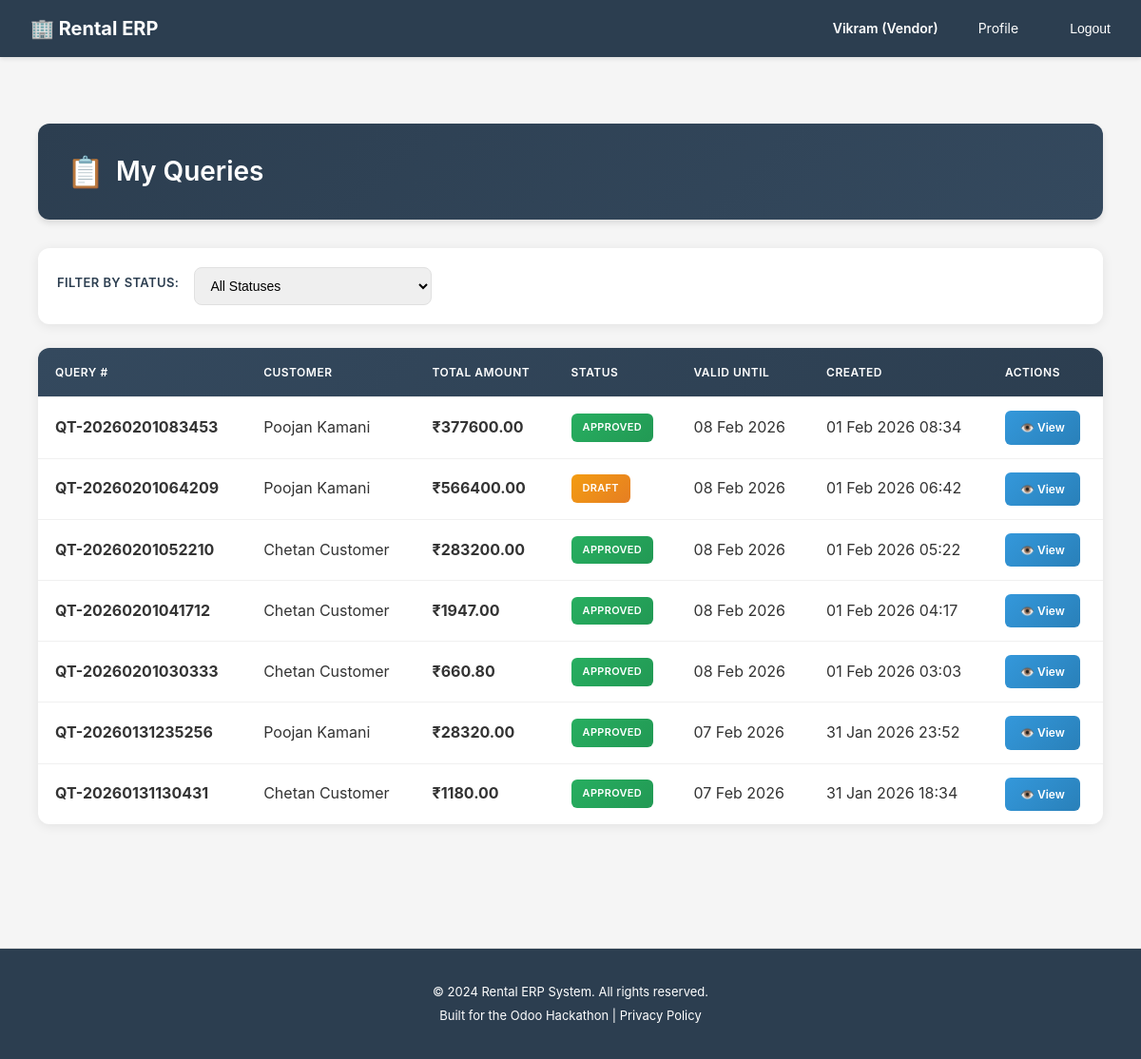
The app's page /rentals/quotation/list/ (signed in) with its own data.
### accounts/models.py (models this page shows, shortened)
class User(AbstractUser):
    ROLE_CHOICES = [
        ('customer', 'Customer'),  # End-user who rents products
        ('vendor', 'Vendor'),      # Business user who owns rental products
        ('admin', 'Admin'),        # System administrator with full access
    ]
    email = models.EmailField(
        unique=True,
        validators=[EmailValidator()],
        help_text="Used for login and notifications"
    )
    role = models.CharField(
        max_length=20,
        choices=ROLE_CHOICES,
        default='customer',
        help_text="Determines user's permissions and accessible features"
    )
    phone = models.CharField(
        max_length=15,
        blank=True,
        null=True,
        validators=[
            RegexValidator(
                regex=r'^\+?1?\d{9,15}$',
                message="Phone number must be entered in the format: '+999999999'. Up to 15 digits allowed."
            )
        ],
        help_text="Contact number for order notifications and support"
    )
    is_verified = models.BooleanField(
        default=False,
        help_text="Email verification status for security"
    )
    totp_secret = models.CharField(
        max_length=32,
        blank=True,
        null=True,
        help_text="TOTP secret key for 2FA (encrypted)"
    )
    totp_enabled = models.BooleanField(
        default=False,
        help_text="Whether TOTP 2FA is enabled for this user"
    )
    created_at = models.DateTimeField(auto_now_add=True)
    updated_at = models.DateTimeField(auto_now=True)
    @property
    def phone_number(self):
        """Property alias for backward compatibility with older view/form code"""
        return self.phone
    USERNAME_FIELD = 'email'
    REQUIRED_FIELDS = ['username', 'first_name', 'last_name']
    class Meta:
        db_table = 'users'
        verbose_name = 'User'
        verbose_name_plural = 'Users'
        ordering = ['-created_at']

### rentals/models.py (models this page shows, shortened)
class Quotation(models.Model):
    STATUS_CHOICES = [
        ('draft', 'Draft'),           # Being edited by customer
        ('sent', 'Sent'),             # Shared with customer for review
        ('confirmed', 'Confirmed'),   # Customer accepted, ready to become order
        ('cancelled', 'Cancelled'),   # Customer abandoned
        ('expired', 'Expired'),       # Validity period passed
    ]
    quotation_number = models.CharField(
        max_length=50,
        unique=True,
        help_text="Auto-generated unique quotation ID (e.g., QT-2026-0001)"
    )
    customer = models.ForeignKey(
        settings.AUTH_USER_MODEL,
        on_delete=models.CASCADE,
        related_name='quotations',
        limit_choices_to={'role': 'customer'},
        help_text="Customer requesting the rental quote"
    )
    status = models.CharField(
        max_length=20,
        choices=STATUS_CHOICES,
        default='draft',
        help_text="Current quotation stage"
    )
    valid_until = models.DateField(
        help_text="Quotation expires after this date (typical: 7-30 days)"
    )
    subtotal = models.DecimalField(
        max_digits=12,
        decimal_places=2,
        default=Decimal('0.00'),
        help_text="Sum of all line items before tax/discount"
    )
    discount_amount = models.DecimalField(
        max_digits=12,
        decimal_places=2,
        default=Decimal('0.00'),
        help_text="Total discount applied"
    )
    tax_amount = models.DecimalField(
        max_digits=12,
        decimal_places=2,
        default=Decimal('0.00'),
        help_text="GST calculated (CGST+SGST or IGST)"
    )
    total = models.DecimalField(
        max_digits=12,
        decimal_places=2,
        default=Decimal('0.00'),
        help_text="Final quotation amount (subtotal - discount + tax)"
    )
    advance_payment_percentage = models.DecimalField(
        max_digits=5,
        decimal_places=2,
        default=Decimal('0.00'),
        help_text="Required advance payment % for this quotation"
    )
    advance_payment_amount = models.DecimalField(
        max_digits=12,
        decimal_places=2,
        default=Decimal('0.00'),
        help_text="Calculated advance amount to be paid"
    )
    notes = models.TextField(
        blank=True,
        null=True,
        help_text="Special instructions or terms"
    )
    requires_approval = models.BooleanField(
        default=False,
        help_text="Whether this quotation needs approval (for high-value orders)"
    )
    approval_status = models.CharField(
        max_length=20,
        choices=[
            ('not_required', 'Not Required'),
            ('pending', 'Pending Approval'),
            ('approved', 'Approved'),
            ('rejected', 'Rejected'),
        ],
        default='not_required',
        help_text="Current approval status"
    )
    approved_by = models.ForeignKey(
        settings.AUTH_USER_MODEL,
        on_delete=models.SET_NULL,
        blank=True,
        null=True,
        related_name='approved_quotations',
        help_text="Admin or vendor who approved this quotation"
    )
    approved_at = models.DateTimeField(
        blank=True,
        null=True,
        help_text="When this quotation was approved"
    )
    created_at = models.DateTimeField(auto_now_add=True)
    updated_at = models.DateTimeField(auto_now=True)
    confirmed_at = models.DateTimeField(
        blank=True,
        null=True,
        help_text="When customer confirmed this quotation"
    )
    class Meta:
        db_table = 'quotations'
        verbose_name = 'Quotation'
        verbose_name_plural = 'Quotations'
        ordering = ['-created_at']
        indexes = [
            models.Index(fields=['customer', 'status']),
            models.Index(fields=['quotation_number']),
        ]
    @property
    def total_amount(self):
        return self.total

### rentals/views.py (the view)
# urls.py: path('quotation/list/', views.quotation_list, name='quotation_list'),
@login_required
@require_http_methods(["GET"])
def quotation_list(request):
    if request.user.role == 'customer':
        quotations = Quotation.objects.filter(customer=request.user).order_by('-created_at')
    elif request.user.role == 'vendor':
        from django.db.models import Q
        quotations = Quotation.objects.filter(
            quotation_lines__product__vendor=request.user
        ).distinct().order_by('-created_at')
    elif request.user.is_staff:
        quotations = Quotation.objects.all().order_by('-created_at')
    else:
        return HttpResponseForbidden('You do not have access to queries.')
    status = request.GET.get('status')
    if status:
        quotations = quotations.filter(status=status)
    return render(request, 'rentals/quotation_list.html', {
        'quotations': quotations,
        'status': status,
    })

### rental_erp/compliance.py (called while the page is built)
    def process_request(self, request):
        if not request.user.is_authenticated:
            return None
        if request.method == 'GET':
            path_lower = request.path.lower()
            for model in self.PERSONAL_DATA_MODELS:
                if model in path_lower:
                    self._log_data_access(request, model)
                    break
        return None

    def _log_data_access(self, request, model_name):
        try:
            x_forwarded_for = request.META.get('HTTP_X_FORWARDED_FOR')
            ip = x_forwarded_for.split(',')[0] if x_forwarded_for else request.META.get('REMOTE_ADDR')
            AuditLog.objects.create(
                user=request.user,
                action_type='access',
                model_name=model_name,
                description=f'Data access: {request.path}',
                ip_address=ip,
                user_agent=request.META.get('HTTP_USER_AGENT', ''),
                session_key=request.session.session_key if hasattr(request, 'session') else None,
            )
        except Exception as e:
            logger.error(f'Data access logging failed: {str(e)}')

    def process_request(self, request):
        if not request.user.is_authenticated:
            return None
        consent_key = f'gdpr_consent:{request.user.id}'
        has_consent = cache.get(consent_key)
        if has_consent is None:
            cache.set(consent_key, True, 86400)  # Cache for 24 hours
        return None

    def process_response(self, request, response):
        response['X-Privacy-Policy'] = '/privacy-policy/'
        if hasattr(settings, 'DATA_RETENTION_DAYS'):
            response['X-Data-Retention-Days'] = str(settings.DATA_RETENTION_DAYS)
        return response

    def process_request(self, request):
        for critical_path in self.CRITICAL_OPERATIONS:
            if request.path.startswith(critical_path):
                self._log_critical_operation(request)
                break
        return None

    def process_response(self, request, response):
        response['X-Security-Contact'] = 'security@rentalerp.com'
        if request.user.is_authenticated:
            response['X-Data-Classification'] = 'Confidential'
        else:
            response['X-Data-Classification'] = 'Public'
        return response

### rental_erp/security.py (called while the page is built, shortened)
    def process_response(self, request, response):
        if not self.is_sensitive_operation(request):
            return response

### templates/rentals/quotation_list.html (shortened to what this page needs)
{% extends "base.html" %}
{% load static %}
{% block content %}
<div class="queries-container">
    <div class="page-header">
        <h2>My Queries</h2>
    </div>
    <div class="filter-panel">
        <label class="filter-label">Filter by Status:</label>
        <select class="filter-select" onchange="filterByStatus(this.value)">
            <option value="">All Statuses</option>
        </select>
    </div>
    {% if quotations %}
    <div class="table-card">
        <div class="table-responsive">
            <table>
                <thead>
                    <tr>
                        <th>Query #</th>
                        <th>Customer</th>
                        <th>Total Amount</th>
                        <th>Status</th>
                        <th>Valid Until</th>
                        <th>Created</th>
                        <th>Actions</th>
                    </tr>
                </thead>
                <tbody>
                    {% for quotation in quotations %}
                    <tr>
                        <td>
                            <strong>{{ quotation.quotation_number }}</strong>
                        </td>
                        <td>{{ quotation.customer.get_full_name }}</td>
                        <td>
                            <strong>₹{{ quotation.total_amount|floatformat:2 }}</strong>
                        </td>
                        <td>
                            {% if quotation.status == 'draft' %}
                                {% if user.role == 'customer' %}
                                    <span class="badge badge-pending">Pending Vendor</span>
                                {% else %}
                                    <span class="badge badge-pending">Draft</span>
                                {% endif %}
                            {% elif quotation.status == 'sent' %}
                                <span class="badge badge-sent">Sent</span>
                            {% elif quotation.status == 'confirmed' %}
                                <span class="badge badge-approved">Approved</span>
                            {% elif quotation.status == 'cancelled' %}
                                <span class="badge badge-declined">Declined</span>
                            {% endif %}
                        </td>
                        <td>
                            {% if quotation.valid_until %}
                                {{ quotation.valid_until|date:"d M Y" }}
                            {% else %}
                                -
                            {% endif %}
                        </td>
                        <td>{{ quotation.created_at|date:"d M Y H:i" }}</td>
                        <td>
                            <a href="{% url 'rentals:quotation_detail' quotation.id %}" class="view-btn">
                                👁️ View
                            </a>
                        </td>
                    </tr>
                    {% endfor %}
                </tbody>
            </table>
        </div>
    </div>
    {% endif %}
</div>
{% endblock %}

### templates/base.html (shortened to what this page needs)
{% load static %}
<!DOCTYPE html>
<html lang="en">
<head>
</head>
<body>
    <nav>
        <div class="container">
            <a href="/" class="logo">🏢 Rental ERP</a>
            <ul>
                {% if user.is_authenticated %}
                    <li><strong>{{ user.first_name }} ({{ user.get_role_display }})</strong></li>
                    <li><a href="{% url 'accounts:profile' %}">Profile</a></li>
                    <li>
                        <form method="POST" action="{% url 'accounts:logout' %}" style="display: inline;">
                            <button type="submit" style="background: none; border: none; color: #fff; cursor: pointer; padding: 8px 12px; font-size: 14px;">Logout</button>
                        </form>
                    </li>
                {% else %}
                    <li><a href="{% url 'accounts:login' %}">Login</a></li>
                    <li><a href="{% url 'accounts:signup_customer' %}">Sign Up (Customer)</a></li>
                    <li><a href="{% url 'accounts:signup_vendor' %}">Sign Up (Vendor)</a></li>
                {% endif %}
            </ul>
        </div>
    </nav>
    <main>
        <div class="container">
            {% block content %}{% endblock %}
        </div>
    </main>
    <footer>
        <p>&copy; 2024 Rental ERP System. All rights reserved.</p>
        <p>Built for the Odoo Hackathon | <a href="#" style="color: #fff;">Privacy Policy</a></p>
    </footer>
</body>
</html>

### templates/rentals/quotation_list.html (style rules this page uses)
.queries-container { max-width: 1400px; margin: 0 auto; padding: 30px 20px; animation: fadeIn 0.4s ease-in; }
.page-header { background: linear-gradient(135deg, #2c3e50 0%, #34495e 100%); border-radius: 12px; padding: 25px 30px; margin-bottom: 30px; box-shadow: 0 4px 6px rgba(0,0,0,0.1); color: white; display: flex; justify-content: space-between; align-items: center; }
.page-header h2 { margin: 0; font-size: 28px; font-weight: 600; display: flex; align-items: center; gap: 12px; }
.page-header h2::before { content: "📋"; font-size: 32px; }
.filter-panel { background: white; border-radius: 12px; padding: 20px; margin-bottom: 25px; box-shadow: 0 2px 12px rgba(0,0,0,0.08); display: flex; align-items: center; gap: 16px; }
.filter-label { font-weight: 600; font-size: 13px; color: #2c3e50; text-transform: uppercase; letter-spacing: 0.4px; white-space: nowrap; }
.filter-select { border-radius: 8px; border: 1px solid #e0e0e0; padding: 10px 12px; font-size: 14px; transition: all 0.2s ease; min-width: 250px; }
.table-card { background: white; border-radius: 12px; box-shadow: 0 2px 12px rgba(0,0,0,0.08); overflow: hidden; }
.table-responsive { overflow-x: auto; }
table { width: 100%; border-collapse: collapse; }
table thead { background: linear-gradient(135deg, #34495e 0%, #2c3e50 100%); color: white; }
table th { padding: 16px 18px; font-weight: 600; font-size: 12px; text-transform: uppercase; letter-spacing: 0.5px; text-align: left; }
table td { padding: 14px 18px; border-top: 1px solid #f0f0f0; }
table tbody tr { transition: all 0.2s ease; }
.badge { display: inline-block; padding: 6px 12px; border-radius: 6px; font-size: 11px; font-weight: 600; text-transform: uppercase; letter-spacing: 0.3px; }
.badge-pending { background: linear-gradient(135deg, #f39c12 0%, #e67e22 100%); color: white; }
.badge-approved { background: linear-gradient(135deg, #27ae60 0%, #229954 100%); color: white; }
.view-btn { display: inline-flex; align-items: center; justify-content: center; gap: 6px; padding: 8px 16px; background: linear-gradient(135deg, #3498db 0%, #2980b9 100%); color: white; text-decoration: none; border: none; cursor: pointer; border-radius: 6px; font-size: 12px; font-weight: 600; transition: all 0.2s ease; }

### records on screen
User: first_name "Vikram", role "Vendor"
Quotation: quotation_number "QT-20260201083453", customer.get_full_name "Poojan Kamani", total_amount "377600.00", status "APPROVED", valid_until "08 Feb 2026", created_at "01 Feb 2026 08:34"
Quotation: quotation_number "QT-20260201064209", customer.get_full_name "Poojan Kamani", total_amount "566400.00", status "DRAFT", valid_until "08 Feb 2026", created_at "01 Feb 2026 06:42"
Quotation: quotation_number "QT-20260201052210", customer.get_full_name "Chetan Customer", total_amount "283200.00", status "APPROVED", valid_until "08 Feb 2026", created_at "01 Feb 2026 05:22"
Quotation: quotation_number "QT-20260201041712", customer.get_full_name "Chetan Customer", total_amount "1947.00", status "APPROVED", valid_until "08 Feb 2026", created_at "01 Feb 2026 04:17"
Quotation: quotation_number "QT-20260201030333", customer.get_full_name "Chetan Customer", total_amount "660.80", status "APPROVED", valid_until "08 Feb 2026", created_at "01 Feb 2026 03:03"
Quotation: quotation_number "QT-20260131235256", customer.get_full_name "Poojan Kamani", total_amount "28320.00", status "APPROVED", valid_until "07 Feb 2026", created_at "31 Jan 2026 23:52"
Quotation: quotation_number "QT-20260131130431", customer.get_full_name "Chetan Customer", total_amount "1180.00", status "APPROVED", valid_until "07 Feb 2026", created_at "31 Jan 2026 18:34"
